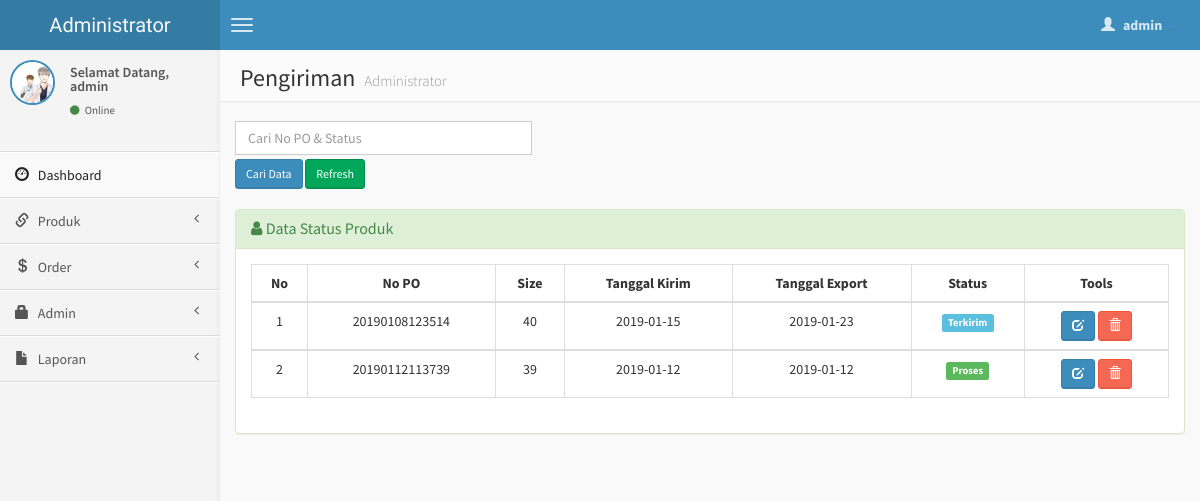
The page /admin/po.php (signed in) on the database its author committed.
### tables this page shows
CREATE TABLE `po` (
  `nopo` varchar(20) NOT NULL,
  `size` varchar(4) NOT NULL,
  `tanggalkirim` date NOT NULL,
  `tanggalexport` date NOT NULL,
  `status` enum('Proses','Selesai','Terkirim','') NOT NULL
);

### admin/po.php (the view, shortened to what this page needs)
<?php
if (empty($_SESSION['username'])){
	header('location:../index.php');
} else {
?>
<!DOCTYPE html>
<html>
    <head>
        <link href="../dist/css/bootstrap.css" rel="stylesheet" type="text/css" />
        <link href="//cdnjs.cloudflare.com/ajax/libs/font-awesome/4.1.0/css/font-awesome.min.css" rel="stylesheet" type="text/css" />
        <link href="//code.ionicframework.com/ionicons/1.5.2/css/ionicons.min.css" rel="stylesheet" type="text/css" />
        <link href="../css/morris/morris.css" rel="stylesheet" type="text/css" />
        <link href="../css/jvectormap/jquery-jvectormap-1.2.2.css" rel="stylesheet" type="text/css" />
        <link href="../css/datepicker/datepicker3.css" rel="stylesheet" type="text/css" />
        <link href="../css/daterangepicker/daterangepicker-bs3.css" rel="stylesheet" type="text/css" />
        <link href="../css/bootstrap-wysihtml5/bootstrap3-wysihtml5.min.css" rel="stylesheet" type="text/css" />
        <link href="../css/AdminLTE.css" rel="stylesheet" type="text/css" />
        <link rel="stylesheet" href="datatables/dataTables.bootstrap.css"/>
    </head>
    <body class="skin-blue">
        <header class="header">
            <a href="index.php" class="logo">
                Administrator
            </a>
            <nav class="navbar navbar-static-top" role="navigation">
                <a href="#" class="navbar-btn sidebar-toggle" data-toggle="offcanvas" role="button">
                    <span class="icon-bar"></span>
                    <span class="icon-bar"></span>
                    <span class="icon-bar"></span>
                </a>
                <div class="navbar-right">
                    <ul class="nav navbar-nav">
                        <li class="dropdown user user-menu">
                            <a href="#" class="dropdown-toggle" data-toggle="dropdown">
                                <i class="glyphicon glyphicon-user"></i>
                                <span><?php echo $_SESSION['fullname']; ?> <i class="caret"></i></span>
                            </a>
<?php } ?>
                        </li>
                    </ul>
                </div>
            </nav>
        </header>
        <div class="wrapper row-offcanvas row-offcanvas-left">
            <aside class="left-side sidebar-offcanvas">
                <section class="sidebar">
                    <div class="user-panel">
                        <div class="pull-left image">
                            <img src="<?php echo $_SESSION['gambar']; ?>" class="img-circle" alt="User Image" style="border: 2px solid #3C8DBC;" />
                        </div>
                        <div class="pull-left info">
                            <p>Selamat Datang,<br /><?php echo $_SESSION['fullname']; ?></p>
                            <a href="#"><i class="fa fa-circle text-success"></i> Online</a>
                        </div>
                    </div>
                    <?php include "menu.php"; ?>
                </section>
            </aside>
            <aside class="right-side">
                <section class="content-header">
                    <h1>
                        Pengiriman
                        <small>Administrator</small>
                    </h1>
                </section>
                <section class="content">
                    <div class="row">
              <div class="col-lg-4">
              <form action='po.php' method="POST">
	       <input type='text' class="form-control" style="margin-bottom: 4px;" name='qcari' placeholder='Cari No PO & Status' required />
           <input type='submit' value='Cari Data' class="btn btn-sm btn-primary" /> <a href='po.php' class="btn btn-sm btn-success" >Refresh</i></a>
          	</div>
              </div>
                    <br />
                    <div class="row">
                        <div class="col-lg-12">
                    <div class="panel panel-success">
                        <div class="panel-heading">
                        <h3 class="panel-title"><i class="fa fa-user"></i> Data Status Produk</h3>
                        </div>
                        <div class="panel-body">
                    <?php
                    $query1="select * from po";
                    $tampil=mysqli_query($koneksi, $query1) or die(mysqli_error());
                    ?>
                  <table id="example" class="table table-hover table-bordered">
                  <thead>
                      <tr>
                        <th><center>No </center></th>
                        <th><center>No PO </i></center></th>
                        <th><center>Size </center></th>
                        <th><center>Tanggal Kirim </center></th>
                        <th><center>Tanggal Export</center></th>
                        <th><center>Status </center></th>
                        <th><center>Tools</center></th>
                      </tr>
                  </thead>
                     <?php
                     $no=0;
                     while($data=mysqli_fetch_array($tampil))
                    { $no++; ?>
                    <tbody>
                    <tr>
                    <td><center><?php echo $no; ?></center></td>
                    <td><center><?php echo $data['nopo'];?></center></td>
                    <td><center><?php echo $data['size'];?></center></td>
                    <td><center><?php echo $data['tanggalkirim'];?></center></td>
                    <td><center><?php echo $data['tanggalexport'];?></center></td>
                    <td><center><?php
                            if($data['status'] == 'Proses'){
								echo '<span class="label label-success">Proses</span>';
							}
                            else if ($data['status'] == 'Selesai' ){
								echo '<span class="label label-primary">Selesai</span>';
							}
                            else if ($data['status'] == 'Terkirim' ){
								echo '<span class="label label-info">Terkirim</span>';
							}
                    ?></center></td>
                    <td><center><div id="thanks"><a class="btn btn-sm btn-primary" data-placement="bottom" data-toggle="tooltip" title="Edit PO" href="edit-po.php?hal=edit&kode=<?php echo $data['nopo'];?>"><span class="glyphicon glyphicon-edit"></span></a>
                    <a onclick="return confirm ('Yakin hapus PO <?php echo $data['nopo'];?>.?');" class="btn btn-sm btn-danger tooltips" data-placement="bottom" data-toggle="tooltip" title="Hapus PO" href="po.php?hal=hapus&kd=<?php echo $data['nopo'];?>"><span class="glyphicon glyphicon-trash"></a></center></td></tr></div>
                 <?php
              }
              ?>
              </div>
              </div>
            </div>
    </body>
</html>

### rows shown on the page
po: nopo "20190108123514", size "40", tanggalkirim "2019-01-15", tanggalexport "2019-01-23", status "Terkirim"
po: nopo "20190112113739", size "39", tanggalkirim "2019-01-12", tanggalexport "2019-01-12", status "Proses"

### other values the page prints
$_SESSION['fullname'] "admin"
